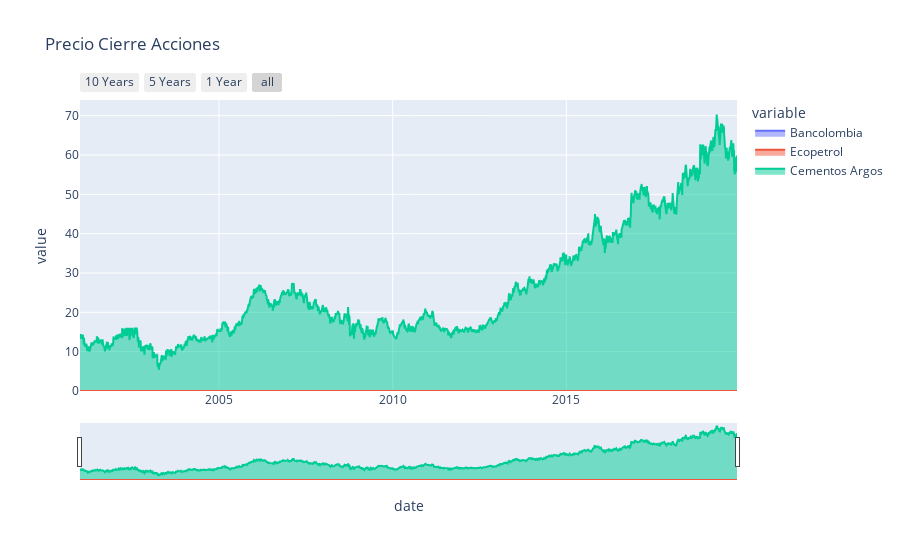

The notebook cell saved with this chart:
### Code cell
prices = pd.DataFrame(
    {
        "Bancolombia": df.query("tic == 'CIB'")["close"],
        "Ecopetrol": df.query("tic == 'EC'")["close"],
        "Cementos Argos": df.query("tic == 'ARGO'")["close"]

    }
)

prices.index = pd.to_datetime(df.date)
fig = px.area(
    data_frame=prices,
    title = "Precio Cierre Acciones "
)
fig.update_xaxes(
    rangeslider_visible=True,
    rangeselector=dict(
        buttons=list([
            dict(count=10, label="10 Years", step="year", stepmode="backward"),
            dict(count=5, label="5 Years", step="year", stepmode="backward"),
            dict(count=1, label="1 Year", step="year", stepmode="backward"),
            dict(step="all")
        ])
    )
)
fig.show()

### Figure 1 — Plotly figure (JSON) as saved in the notebook; plotly's stock layout.template omitted (floating-point values rounded to 4 significant figures; data arrays with more than 128 entries replaced by an {"elided": "..."} marker saying what was removed)
{"data": [{"fillpattern": {"shape": ""}, "hovertemplate": "variable=Bancolombia<br>date=%{x}<br>value=%{y}<extra></extra>", "legendgroup": "Bancolombia", "line": {"color": "#636efa"}, "marker": {"symbol": "circle"}, "mode": "lines", "name": "Bancolombia", "orientation": "v", "showlegend": true, "stackgroup": "1", "type": "scatter", "x": {"elided": "4758 str values"}, "xaxis": "x", "y": {"elided": "4758 null values"}, "yaxis": "y"}, {"fillpattern": {"shape": ""}, "hovertemplate": "variable=Ecopetrol<br>date=%{x}<br>value=%{y}<extra></extra>", "legendgroup": "Ecopetrol", "line": {"color": "#EF553B"}, "marker": {"symbol": "circle"}, "mode": "lines", "name": "Ecopetrol", "orientation": "v", "showlegend": true, "stackgroup": "1", "type": "scatter", "x": {"elided": "4758 str values"}, "xaxis": "x", "y": {"elided": "4758 null values"}, "yaxis": "y"}, {"fillpattern": {"shape": ""}, "hovertemplate": "variable=Cementos Argos<br>date=%{x}<br>value=%{y}<extra></extra>", "legendgroup": "Cementos Argos", "line": {"color": "#00cc96"}, "marker": {"symbol": "circle"}, "mode": "lines", "name": "Cementos Argos", "orientation": "v", "showlegend": true, "stackgroup": "1", "type": "scatter", "x": {"elided": "4758 str values"}, "xaxis": "x", "y": {"elided": "4758 float values"}, "yaxis": "y"}], "layout": {"legend": {"title": {"text": "variable"}, "tracegroupgap": 0}, "title": {"text": "Precio Cierre Acciones "}, "xaxis": {"anchor": "y", "domain": [0, 1], "rangeselector": {"buttons": [{"count": 10, "label": "10 Years", "step": "year", "stepmode": "backward"}, {"count": 5, "label": "5 Years", "step": "year", "stepmode": "backward"}, {"count": 1, "label": "1 Year", "step": "year", "stepmode": "backward"}, {"step": "all"}]}, "rangeslider": {"visible": true}, "title": {"text": "date"}}, "yaxis": {"anchor": "x", "domain": [0, 1], "title": {"text": "value"}}}}
